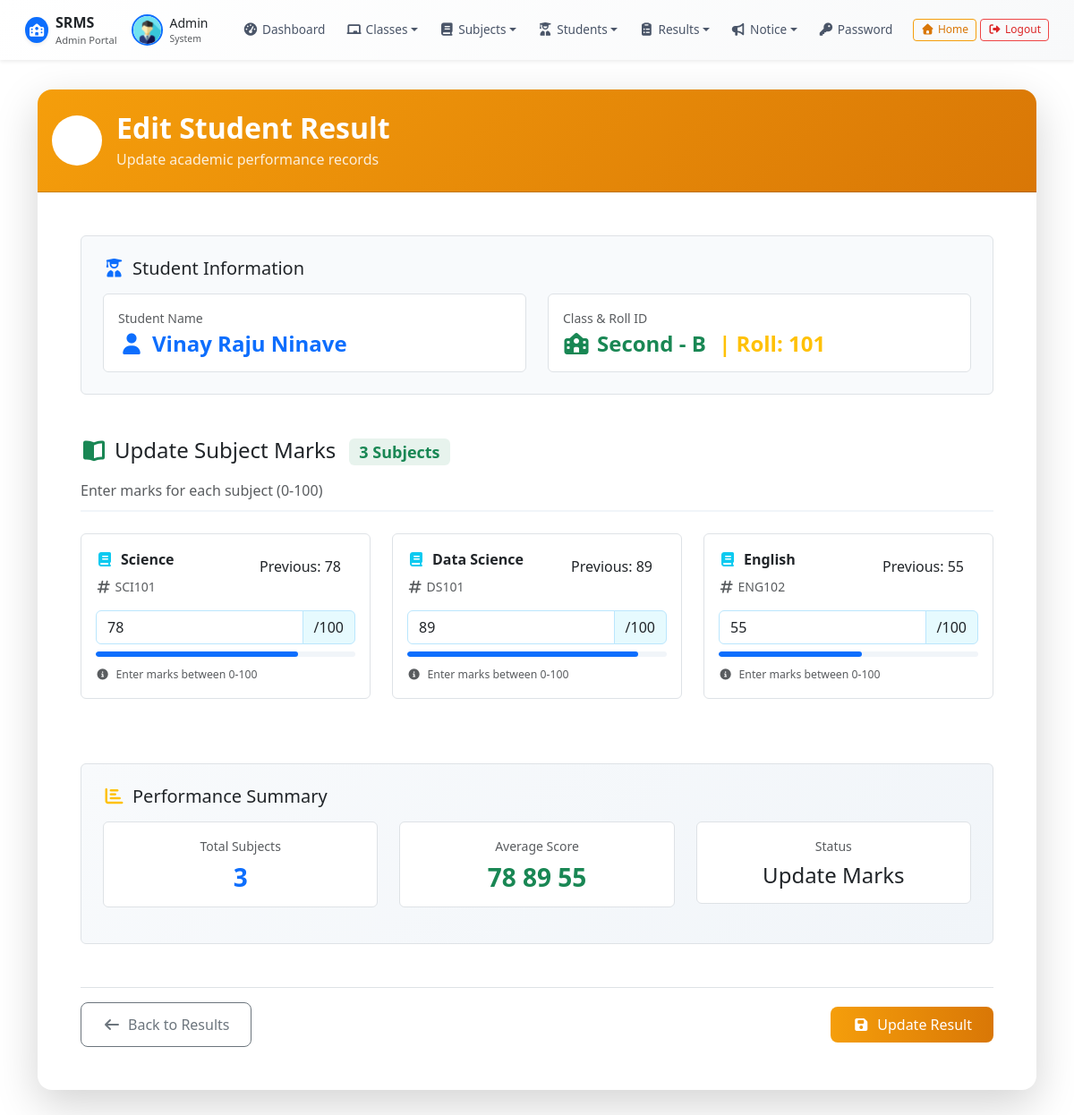
Screenshot of /edit-result/3/ (signed in) with the database file from the repository.
### resultapp/models.py (models this page shows, shortened)
class Student(models.Model):
    GENDER_CHOICES = (
        ('Male', 'Male'),
        ('Female', 'Female'),
    )
    name = models.CharField(max_length=50)
    roll_id = models.CharField(max_length=50)
    email = models.EmailField(max_length=100)
    gender = models.CharField(max_length=10, choices=GENDER_CHOICES)
    dob = models.DateField()
    student_class = models.ForeignKey(
        Class, null=True, on_delete=models.SET_NULL
    )
    reg_date = models.DateTimeField(auto_now_add=True)
    status = models.IntegerField(default=1)

class Class(models.Model):
    name = models.CharField(max_length=50)
    numeric = models.IntegerField()
    section = models.CharField(max_length=20)
    creation_date = models.DateTimeField(auto_now_add=True)
    updation_date = models.DateTimeField(auto_now=True)
    def __str__(self):
        return f"{self.name} - {self.section}"

class Result(models.Model):
    student = models.ForeignKey(Student, on_delete=models.CASCADE)
    student_class = models.ForeignKey(
        Class, null=True, on_delete=models.SET_NULL
    )
    subject = models.ForeignKey(
        Subject, null=True, on_delete=models.SET_NULL
    )
    marks = models.IntegerField()
    posting_date = models.DateTimeField(auto_now_add=True)
    updation_date = models.DateTimeField(auto_now=True)

class Subject(models.Model):
    name = models.CharField(max_length=50)
    code = models.CharField(max_length=20)
    creation_date = models.DateTimeField(auto_now_add=True)
    updation_date = models.DateTimeField(auto_now=True)

### resultapp/views.py (the view, shortened to what this page needs)
# urls.py: path("edit-result/<int:student_id>/",edit_result, name="edit_result"),
@login_required
def edit_result(request, student_id):
    student = get_object_or_404(Student, id=student_id)
    results = Result.objects.filter(student=student).select_related("subject")
    return render(request, "edit_result.html", {
        "student": student,
        "results": results
    })

### resultapp/templates/edit_result.html (shortened to what this page needs)
{% extends "admin_base.html" %}
{% load static %}
{% block content %}
<div class="container py-4">
    <div class="card shadow-lg border-0">
        <div class="card-header bg-gradient-edit-result text-white py-4">
            <div class="d-flex align-items-center">
                <div class="icon-wrapper bg-white bg-opacity-20 p-3 rounded-circle me-3">
                    <i class="fas fa-edit text-white fa-lg"></i>
                </div>
                <div>
                    <h2 class="mb-1 fw-bold">Edit Student Result</h2>
                    <p class="mb-0 opacity-85">Update academic performance records</p>
                </div>
            </div>
        </div>
        <div class="card-body p-4 p-md-5">
            <form method="post" class="needs-validation" novalidate>
                <div class="student-info-section mb-5 p-4 border rounded bg-light-subtle">
                    <h5 class="text-dark mb-3">
                        <i class="fas fa-user-graduate me-2 text-primary"></i>Student Information
                    </h5>
                    <div class="row">
                        <div class="col-md-6 mb-3 mb-md-0">
                            <div class="info-card p-3 border rounded bg-white">
                                <small class="text-muted d-block mb-1">Student Name</small>
                                <h4 class="mb-0 text-primary fw-bold">
                                    <i class="fas fa-user me-2"></i>{{ student.name }}
                                </h4>
                            </div>
                        </div>
                        <div class="col-md-6">
                            <div class="info-card p-3 border rounded bg-white">
                                <small class="text-muted d-block mb-1">Class & Roll ID</small>
                                <h4 class="mb-0 text-success fw-bold">
                                    <i class="fas fa-school me-2"></i>{{ student.student_class }}
                                    <span class="text-warning ms-2">| Roll: {{ student.roll_id }}</span>
                                </h4>
                            </div>
                        </div>
                    </div>
                </div>
                <div class="marks-section mb-5">
                    <div class="section-header mb-4">
                        <h4 class="text-dark mb-3">
                            <i class="fas fa-book-open me-2 text-success"></i>Update Subject Marks
                            <span class="badge bg-success bg-opacity-10 text-success ms-2">{{ results|length }} Subjects</span>
                        </h4>
                        <p class="text-muted mb-0">Enter marks for each subject (0-100)</p>
                    </div>
                    <div class="row">
                        {% for res in results %}
                        <div class="col-xl-4 col-md-6 mb-4">
                            <div class="subject-card p-3 border rounded bg-white hover-lift">
                                <div class="d-flex justify-content-between align-items-start mb-3">
                                    <div>
                                        <label class="form-label fw-semibold text-dark mb-2">
                                            <i class="fas fa-book me-2 text-info"></i>{{ res.subject.name }}
                                        </label>
                                        <div class="subject-code text-muted small">
                                            <i class="fas fa-hashtag me-1"></i>{{ res.subject.code }}
                                        </div>
                                    </div>
                                    <span class="px-3 py-2 text-dark">
                                        Previous: {{ res.marks }}
                                    </span>
                                </div>
                                <div class="input-group">
                                    <input type="number"
                                           name="subject_{{ res.subject.id }}"
                                           value="{{ res.marks }}"
                                           class="form-control border-info-subtle focus-highlight"
                                           min="0"
                                           max="100"
                                           required
                                           placeholder="Enter marks">
                                    <span class="input-group-text bg-info bg-opacity-10 border-info-subtle">/100</span>
                                </div>
                                <div class="progress mt-2" style="height: 6px;">
                                    <div class="progress-bar bg-primary"
                                         role="progressbar"
                                         style="width: {{ res.marks }}%"
                                         aria-valuenow="{{ res.marks }}"
                                         aria-valuemin="0"
                                         aria-valuemax="100">
                                    </div>
                                </div>
                                <div class="form-text text-muted mt-2">
                                    <small>
                                        <i class="fas fa-info-circle me-1"></i>
                                        Enter marks between 0-100
                                    </small>
                                </div>
                            </div>
                        </div>
                        {% endfor %}
                    </div>
                </div>
                <div class="summary-section mb-5 p-4 border rounded bg-gradient-light">
                    <h5 class="text-dark mb-3">
                        <i class="fas fa-chart-bar me-2 text-warning"></i>Performance Summary
                    </h5>
                    <div class="row">
                        <div class="col-md-4 mb-3">
                            <div class="summary-card p-3 text-center border rounded bg-white">
                                <small class="text-muted d-block mb-2">Total Subjects</small>
                                <h3 class="mb-0 text-primary fw-bold">{{ results|length }}</h3>
                            </div>
                        </div>
                        <div class="col-md-4 mb-3">
                            <div class="summary-card p-3 text-center border rounded bg-white">
                                <small class="text-muted d-block mb-2">Average Score</small>
                                <h3 class="mb-0 text-success fw-bold">
                                    {% with total=results|length sum=0 %}
                                        {% for res in results %}
                                            {{ res.marks|add:0|default:0 }}
                                        {% endfor %}
                                    {% endwith %}
                                </h3>
                            </div>
                        </div>
                        <div class="col-md-4 mb-3">
                            <div class="summary-card p-3 text-center border rounded bg-white">
                                <small class="text-muted d-block mb-2">Status</small>
                                <h4 class="mb-0">
                                    <span class="px-3 py-2 text-dark">
                                        Update Marks
                                    </span>
                                </h4>
                            </div>
                        </div>
                    </div>
                </div>
                <div class="d-flex justify-content-between align-items-center mt-4 pt-3 border-top">
                    <a href="{% url 'manage_result' %}" class="btn btn-outline-secondary btn-lg hover-lift px-4">
                        <i class="fas fa-arrow-left me-2"></i>Back to Results
                    </a>
                    <div class="d-flex gap-3">
                        <button type="submit" class="btn btn-warning btn-gradient btn-lg px-4 py-2 hover-lift">
                            <i class="fas fa-save me-2"></i>Update Result
                        </button>
                    </div>
                </div>
            </form>
        </div>
    </div>
</div>
{% endblock %}

### resultapp/templates/edit_result.html (style rules this page uses)
.bg-gradient-edit-result { background: linear-gradient(135deg, #f59e0b 0%, #d97706 100%); }
.bg-gradient-light { background: linear-gradient(135deg, #f8fafc 0%, #f1f5f9 100%); }
.btn-gradient { background: linear-gradient(to right, #f59e0b, #d97706); border: none; color: white; transition: all 0.3s ease; }
.hover-lift { transition: all 0.3s ease; }
.student-info-section { border: 2px solid #e2e8f0; }
.marks-section { border-radius: 12px; }
.subject-card { border: 2px solid #f1f5f9; transition: all 0.3s ease; }
.info-card { transition: all 0.3s ease; min-height: 80px; display: flex; flex-direction: column; justify-content: center; }
.summary-card { transition: all 0.3s ease; }
.border-info-subtle { border-color: #bae6fd !important; }
.bg-light-subtle { background-color: #f8fafc !important; }
.opacity-85 { opacity: 0.85; }
.fw-semibold { font-weight: 600; }
.card { border-radius: 16px; overflow: hidden; }
.btn-lg { padding: 0.75rem 1.5rem; font-size: 1rem; }
.icon-wrapper { width: 56px; height: 56px; display: flex; align-items: center; justify-content: center; }
.section-header { padding-bottom: 10px; border-bottom: 2px solid #f1f5f9; }
.progress { border-radius: 10px; background-color: #f1f5f9; }
.progress-bar { border-radius: 10px; transition: width 0.5s ease; }
.input-group-text { background-color: #f8fafc; border-color: #e2e8f0; }

### rows the page displays
Student: name "Vinay Raju Ninave", student_class "Second - B", roll_id "101"
Result: subject.name "Science", subject.code "SCI101", marks "78", subject.id "78", marks|add "78"
Result: subject.name "Data Science", subject.code "DS101", marks "89", subject.id "89", marks|add "89"
Result: subject.name "English", subject.code "ENG102", marks "55", subject.id "55", marks|add "55"

### other values shown
{{ results|length }} "3"
